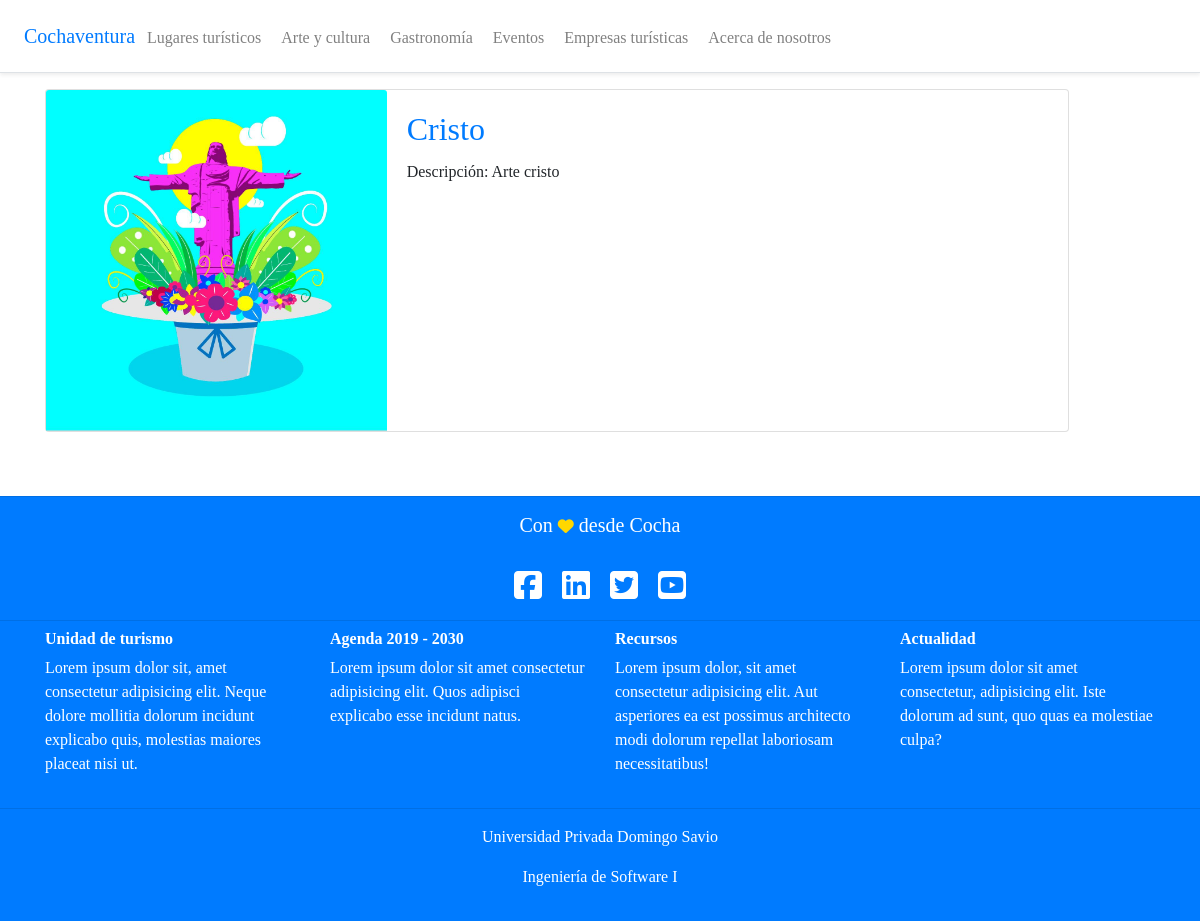
/gastronomia/, run on an earlier commit of the app's database.
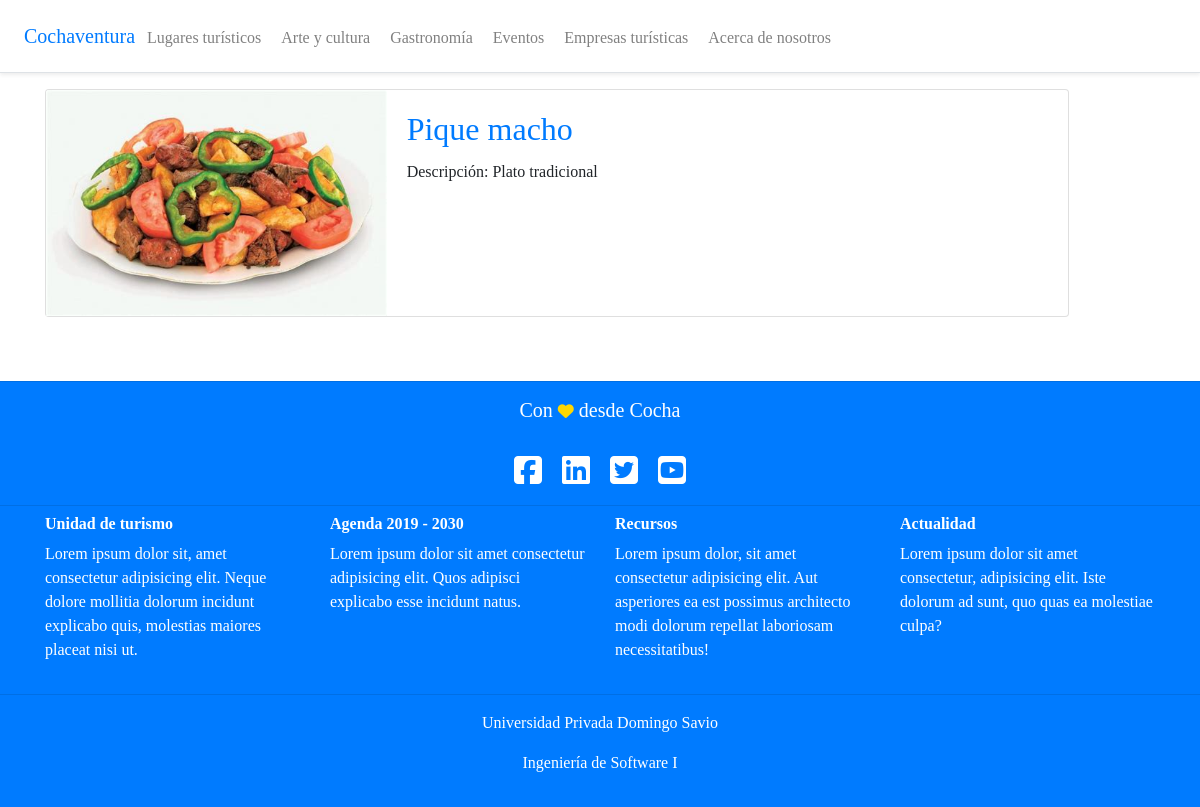
And on a later commit of the database.
### gastronomia/models.py (models this page shows, shortened)
class Gastronomia(models.Model):
	nombre = models.CharField(max_length=200)
	descripcion = models.CharField(max_length=250)
	cover = models.ImageField(upload_to='covers/', blank=True)
	created = models.DateTimeField(auto_now_add=True)
	updated = models.DateTimeField(auto_now_add=True)
	class Meta:
		verbose_name = 'gastronomia'
		verbose_name_plural = 'gastronomia'
	def get_absolute_url(self):
		return reverse('gastronomia_detail', kwargs={'pk': str(self.pk)})

### gastronomia/views.py (the view)
# urls.py: path('', GastronomiaListView.as_view(), name='gastronomia_list'),
class GastronomiaListView(ListView):
	model = Gastronomia
	context_object_name = 'gastronomia_list'
	template_name = 'gastronomia/gastronomia_list.html'

### templates/gastronomia/gastronomia_list.html (shortened to what this page needs)
{% extends '_base.html' %}
{% block content %}
	{% for gastronomia in object_list %}
	<div class="card mb-3" style="max-width: 1024px;">
		<div class="row no-gutters">
			<div class="col-md-4">
				<img class="lugarescover card-img-top" src="{{ gastronomia.cover.url}}" alt="{{ gastronomia.nombre }}">
    		</div>
    		<div class="col-md-8">
    			<div class="card-body">
	    			<h2 class="card-title"><a href="{{ gastronomia.get_absolute_url }}">{{ gastronomia.nombre }}</a></h2>
	    			<p class="card-text">Descripción: {{ gastronomia.descripcion }}</p>
      			</div>
    		</div>
  		</div>
	</div>
	<br><br>
	{% endfor %}
{% endblock content %}

What changed in the data, as far as the page shows it:
changed Gastronomia: cover: a different picture; nombre "Cristo" → "Pique macho"; descripcion "Arte cristo" → "Plato tradicional"
